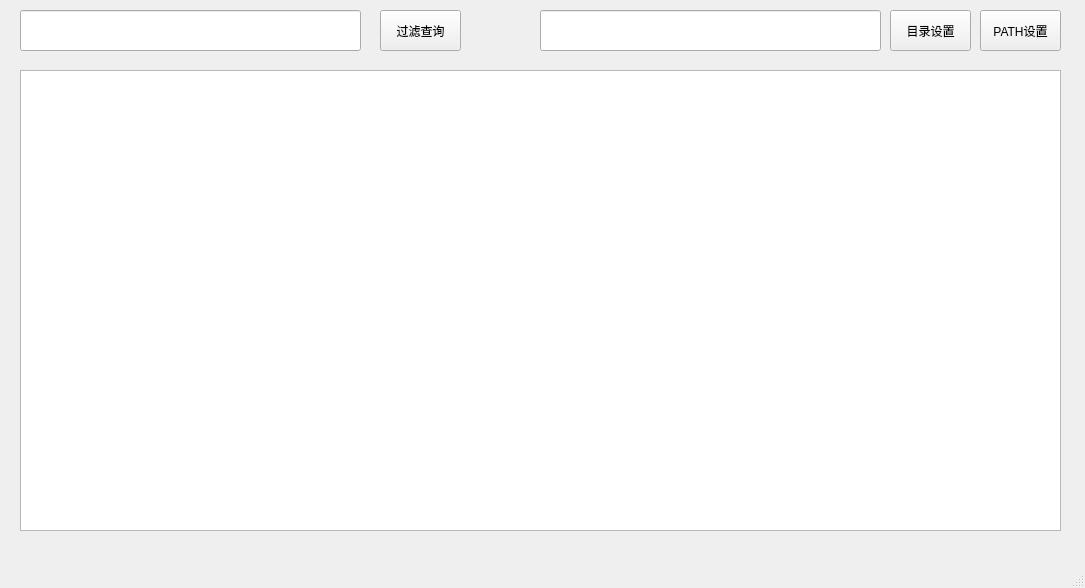
<?xml version="1.0" encoding="UTF-8"?>
<ui version="4.0">
 <class>MainWindow</class>
 <widget class="QMainWindow" name="MainWindow">
  <property name="geometry">
   <rect>
    <x>0</x>
    <y>0</y>
    <width>1085</width>
    <height>588</height>
   </rect>
  </property>
  <property name="windowTitle">
   <string>MainWindow</string>
  </property>
  <widget class="QWidget" name="centralwidget">
   <widget class="QTableWidget" name="tableWidget">
    <property name="geometry">
     <rect>
      <x>20</x>
      <y>70</y>
      <width>1041</width>
      <height>461</height>
     </rect>
    </property>
   </widget>
   <widget class="QLineEdit" name="lineEdit">
    <property name="geometry">
     <rect>
      <x>20</x>
      <y>10</y>
      <width>341</width>
      <height>41</height>
     </rect>
    </property>
   </widget>
   <widget class="QPushButton" name="pushButton">
    <property name="geometry">
     <rect>
      <x>380</x>
      <y>10</y>
      <width>81</width>
      <height>41</height>
     </rect>
    </property>
    <property name="text">
     <string>过滤查询</string>
    </property>
   </widget>
   <widget class="QLineEdit" name="lineEdit_2">
    <property name="geometry">
     <rect>
      <x>540</x>
      <y>10</y>
      <width>341</width>
      <height>41</height>
     </rect>
    </property>
   </widget>
   <widget class="QPushButton" name="pushButton_2">
    <property name="geometry">
     <rect>
      <x>890</x>
      <y>10</y>
      <width>81</width>
      <height>41</height>
     </rect>
    </property>
    <property name="text">
     <string>目录设置</string>
    </property>
   </widget>
   <widget class="QPushButton" name="pushButton_3">
    <property name="geometry">
     <rect>
      <x>980</x>
      <y>10</y>
      <width>81</width>
      <height>41</height>
     </rect>
    </property>
    <property name="text">
     <string>PATH设置</string>
    </property>
   </widget>
  </widget>
  <widget class="QMenuBar" name="menubar">
   <property name="geometry">
    <rect>
     <x>0</x>
     <y>0</y>
     <width>1085</width>
     <height>25</height>
    </rect>
   </property>
  </widget>
  <widget class="QStatusBar" name="statusbar"/>
 </widget>
 <resources/>
 <connections/>
</ui>
